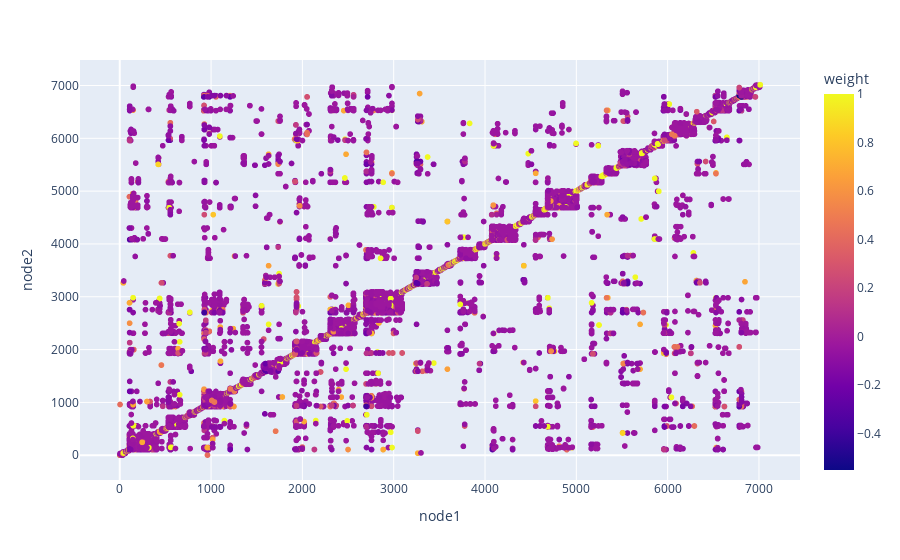

Notebook code for this chart:
### Code cell
df = pd.read_csv("../dataset/new_mapping.csv")
# df.to_csv("../dataset/new_mapping.csv", index=False)
# print("fig")
fig = px.scatter(df, x="node1", y="node2", color='weight')
fig.show()

### Figure 1 — Plotly figure (JSON) as saved in the notebook; plotly's stock layout.template omitted (floating-point values rounded to 4 significant figures; data arrays with more than 128 entries replaced by an {"elided": "..."} marker saying what was removed)
{"data": [{"hovertemplate": "node1=%{x}<br>node2=%{y}<br>weight=%{marker.color}<extra></extra>", "legendgroup": "", "marker": {"color": {"elided": "51348 float values"}, "coloraxis": "coloraxis", "symbol": "circle"}, "mode": "markers", "name": "", "showlegend": false, "type": "scattergl", "x": {"elided": "51348 int values"}, "xaxis": "x", "y": {"elided": "51348 int values"}, "yaxis": "y"}], "layout": {"coloraxis": {"colorbar": {"title": {"text": "weight"}}, "colorscale": [[0, "#0d0887"], [0.1111, "#46039f"], [0.2222, "#7201a8"], [0.3333, "#9c179e"], [0.4444, "#bd3786"], [0.5556, "#d8576b"], [0.6667, "#ed7953"], [0.7778, "#fb9f3a"], [0.8889, "#fdca26"], [1, "#f0f921"]]}, "legend": {"tracegroupgap": 0}, "margin": {"t": 60}, "xaxis": {"anchor": "y", "domain": [0, 1], "title": {"text": "node1"}}, "yaxis": {"anchor": "x", "domain": [0, 1], "title": {"text": "node2"}}}}
